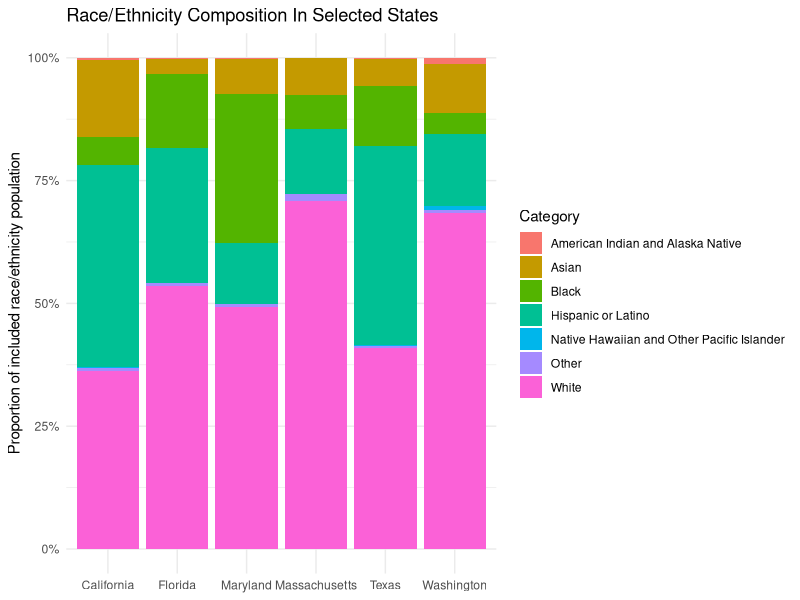

The R script that drew this image:
## ---- chunk 1
#| include: false
knitr::opts_knit$set(root.dir = normalizePath("../../../.."))
library(dplyr)
library(ggplot2)
## ---- chunk 2
census <- readr::read_csv("data/real/census_state_race_ethnicity_long.csv")

selected_states <- census |>
  rename(race_ethnicity_proportion = share) |>
  filter(state %in% c("CA", "FL", "MD", "MA", "TX", "WA"))

ggplot(selected_states, aes(x = state_name, y = race_ethnicity_proportion, fill = race_ethnicity)) +
  geom_col() +
  scale_y_continuous(labels = function(x) paste0(round(x * 100), "%")) +
  labs(
    title = "Race/Ethnicity Composition In Selected States",
    x = NULL,
    y = "Proportion of included race/ethnicity population",
    fill = "Category"
  ) +
  theme_minimal()
